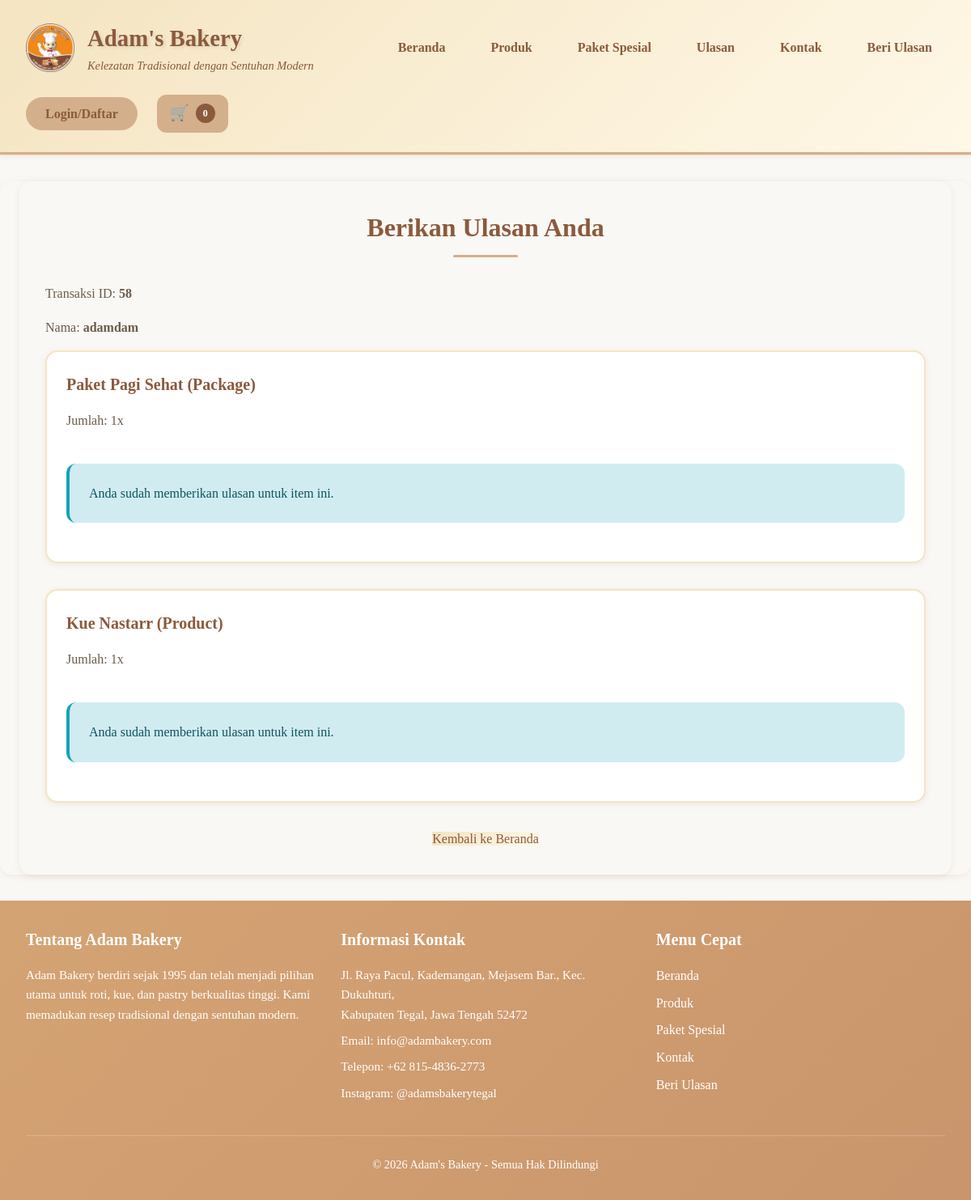
The page /review.php?transaction_id=58 on the database its author committed.
### tables this page shows
CREATE TABLE `transactions` (
  `id` int(11) NOT NULL AUTO_INCREMENT,
  `nama_pembeli` varchar(255) NOT NULL,
  `email` varchar(255) NOT NULL,
  `phone` varchar(20) DEFAULT NULL,
  `alamat` text DEFAULT NULL,
  `total_amount` decimal(10,2) NOT NULL,
  `payment_method` enum('transfer_bank') DEFAULT 'transfer_bank',
  `bank_name` varchar(100) DEFAULT NULL,
  `account_name` varchar(255) DEFAULT NULL,
  `account_number` varchar(50) DEFAULT NULL,
  `transfer_amount` decimal(10,2) DEFAULT NULL,
  `transfer_proof` varchar(255) DEFAULT NULL,
  `status` enum('pending','confirmed','cancelled') DEFAULT 'pending',
  `created_at` timestamp NOT NULL DEFAULT current_timestamp(),
  `updated_at` timestamp NOT NULL DEFAULT current_timestamp() ON UPDATE current_timestamp(),
  `customer_id` int(11) DEFAULT NULL,
  `bukti_pembayaran` varchar(255) DEFAULT NULL COMMENT 'bukti pembayaran',
  `admin_notified_at` timestamp NULL DEFAULT NULL COMMENT 'Waktu notifikasi admin dikirim',
  `admin_notified_status` enum('pending','sent','failed') DEFAULT 'pending' COMMENT 'Status pengiriman notifikasi ke admin (pending/sent/failed)',
  `admin_notifications_disabled` tinyint(1) DEFAULT 0,
  PRIMARY KEY (`id`),
  KEY `idx_transaction_customer` (`customer_id`),
  CONSTRAINT `transactions_ibfk_1` FOREIGN KEY (`customer_id`) REFERENCES `customer_users` (`id`) ON DELETE SET NULL
);

CREATE TABLE `transaction_items` (
  `id` int(11) NOT NULL AUTO_INCREMENT,
  `transaction_id` int(11) NOT NULL,
  `product_id` int(11) DEFAULT NULL,
  `package_id` int(11) DEFAULT NULL,
  `item_type` enum('product','package') NOT NULL,
  `quantity` int(11) NOT NULL DEFAULT 1,
  `price` decimal(10,2) NOT NULL,
  PRIMARY KEY (`id`),
  KEY `idx_transaction_id` (`transaction_id`),
  KEY `idx_product_id` (`product_id`),
  KEY `idx_package_id` (`package_id`),
  CONSTRAINT `transaction_items_ibfk_1` FOREIGN KEY (`transaction_id`) REFERENCES `transactions` (`id`) ON DELETE CASCADE,
  CONSTRAINT `transaction_items_ibfk_2` FOREIGN KEY (`product_id`) REFERENCES `products` (`id`) ON DELETE SET NULL,
  CONSTRAINT `transaction_items_ibfk_3` FOREIGN KEY (`package_id`) REFERENCES `packages` (`id`) ON DELETE SET NULL
);

### review.php (the view, shortened to what this page needs)
<?php
include 'includes/header.php';
$transaction_id = isset($_GET['transaction_id']) ? intval($_GET['transaction_id']) : 0;
if (!$transaction_id) {
    $error = "Tidak ada transaksi yang dipilih. Silakan pilih transaksi untuk memberi ulasan.";
} else {
    $transaction_stmt = $conn->prepare("SELECT * FROM transactions WHERE id = ? AND status = 'confirmed'");
    $transaction_stmt->bind_param('i', $transaction_id);
    $transaction_stmt->execute();
    $transaction_result = $transaction_stmt->get_result();
    if ($transaction_result->num_rows == 0) {
        $error = "Transaksi tidak ditemukan atau belum dikonfirmasi.";
    } else {
        $transaction = $transaction_result->fetch_assoc();
        $items_query = "
            SELECT ti.*,
                   CASE
                       WHEN ti.item_type = 'product' THEN p.nama
                       WHEN ti.item_type = 'package' THEN pkg.nama
                   END as item_name,
                   CASE
                       WHEN ti.item_type = 'product' THEN p.id
                       WHEN ti.item_type = 'package' THEN pkg.id
                   END as item_id,
                   (SELECT COUNT(*) FROM reviews r WHERE r.transaction_id = ti.transaction_id
                    AND ((r.product_id = ti.product_id AND ti.item_type = 'product')
                         OR (r.package_id = ti.package_id AND ti.item_type = 'package'))) as reviewed
            FROM transaction_items ti
            LEFT JOIN products p ON ti.product_id = p.id
            LEFT JOIN packages pkg ON ti.package_id = pkg.id
            WHERE ti.transaction_id = $transaction_id
        ";
        $items = $conn->query($items_query);
    }
}
?>
<main>
    <?php if (isset($error)): ?>
        <div class="alert alert-error"><?php echo htmlspecialchars($error, ENT_QUOTES, 'UTF-8'); ?></div>
        <a href="index.php" class="btn">Kembali ke Beranda</a>
    <?php else: ?>
        <h2>Berikan Ulasan Anda</h2>
        <p>Transaksi ID: <strong><?php echo htmlspecialchars($transaction['id'], ENT_QUOTES, 'UTF-8'); ?></strong></p>
        <p>Nama: <strong><?php echo htmlspecialchars($transaction['nama_pembeli'], ENT_QUOTES, 'UTF-8'); ?></strong></p>
        <?php while ($item = $items->fetch_assoc()): ?>
            <div class="product-card" style="margin-bottom: 2rem;">
                <h4><?php echo htmlspecialchars($item['item_name'], ENT_QUOTES, 'UTF-8'); ?> (<?php echo htmlspecialchars(ucfirst($item['item_type']), ENT_QUOTES, 'UTF-8'); ?>)</h4>
                <p>Jumlah: <?php echo (int)$item['quantity']; ?>x</p>
                <?php if ($item['reviewed'] > 0): ?>
                    <div class="alert alert-info">Anda sudah memberikan ulasan untuk item ini.</div>
                <?php endif; ?>
            </div>
        <?php endwhile; ?>
        <div class="text-center mt-2">
            <a href="index.php" class="btn-secondary">Kembali ke Beranda</a>
        </div>
    <?php endif; ?>
</main>
<?php include 'includes/footer.php'; ?>

### assets/css/style.css (style rules this page uses)
* { margin: 0; padding: 0; box-sizing: border-box; }
html, body { height: 100%; }
body { font-family: "Georgia", "Times New Roman", serif; font-size: 1rem; line-height: 1.6; color: #5d4e37; background-color: #faf8f5; display: flex; flex-direction: column; }
:root { --color-primary: #8b5a3c; --color-primary-dark: #6b4423; --color-primary-light: #c19a6b; --color-secondary: #d4af8c; --color-secondary-light: #f4e4c1; --color-secondary-lighter: #fff8e7; --color-white: #ffffff; --color-light-bg: #faf8f5; --color-light-border: #f0e0c0; --color-text-primary: #5d4e37; --color-text-secondary: #6b5b47; --color-text-light: #8b5a3c; --color-success: #28a745; --color-error: #dc3545; --color-warning: #ffc107; --color-info: #17a2b8; --spacing-xs: 0.25rem; --spacing-sm: 0.5rem; --spacing-md: 1rem; --spacing-lg: 1.5rem; --spacing-xl: 2rem; --spacing-2xl: 3rem; --radius-sm: 8px; --radius-md: 12px; --radius-lg: 15px; --radius-full: 50px; --shadow-sm: 0 2px 8px rgba(139, 90, 60, 0.1); --shadow-md: 0 4px 12px rgba(139, 90, 60, 0.15); --shadow-lg: 0 8px 25px rgba(139, 90, 60, 0.2); --transition: all 0.3s ease; }
h1, h2, h3, h4, h5, h6 { color: var(--color-primary); font-weight: 600; margin-bottom: var(--spacing-md); }
h2 { font-size: 2rem; position: relative; text-align: center; padding-bottom: var(--spacing-md); }
h2::after { content: ""; display: block; width: 80px; height: 3px; background-color: var(--color-secondary); margin: var(--spacing-sm) auto 0; border-radius: 2px; }
h4 { font-size: 1.25rem; }
p { margin-bottom: var(--spacing-md); color: var(--color-text-secondary); }
a { color: var(--color-primary); text-decoration: none; transition: var(--transition); }
main { background-color: var(--color-light-bg); border-radius: var(--radius-lg); padding: var(--spacing-xl); box-shadow: var(--shadow-sm); position: relative; }
.btn-secondary { background: linear-gradient(135deg, var(--color-secondary-light) 0%, var(--color-secondary-lighter) 100%); color: var(--color-primary); }
.product-card, .package-card { background: var(--color-white); border-radius: var(--radius-lg); padding: var(--spacing-lg); box-shadow: var(--shadow-sm); border: 2px solid var(--color-secondary-light); transition: var(--transition); display: flex; flex-direction: column; }
.alert { padding: var(--spacing-lg); margin: var(--spacing-lg) 0; border-radius: var(--radius-md); border-left: 4px solid; font-weight: 500; }
.alert-info { background-color: #d1ecf1; color: #0c5460; border-left-color: var(--color-info); }
.text-center { text-align: center; }
.mt-2 { margin-top: var(--spacing-lg); }

### rows shown on the page
transactions: id "58", nama_pembeli "adamdam"
transaction_items: item_name "Paket Pagi Sehat", item_type "Package", quantity "1"
transaction_items: item_name "Kue Nastarr", item_type "Product", quantity "1"

### other values the page prints
APP_NAME "Adam's Bakery"
$cartSummary['count'] "0"
